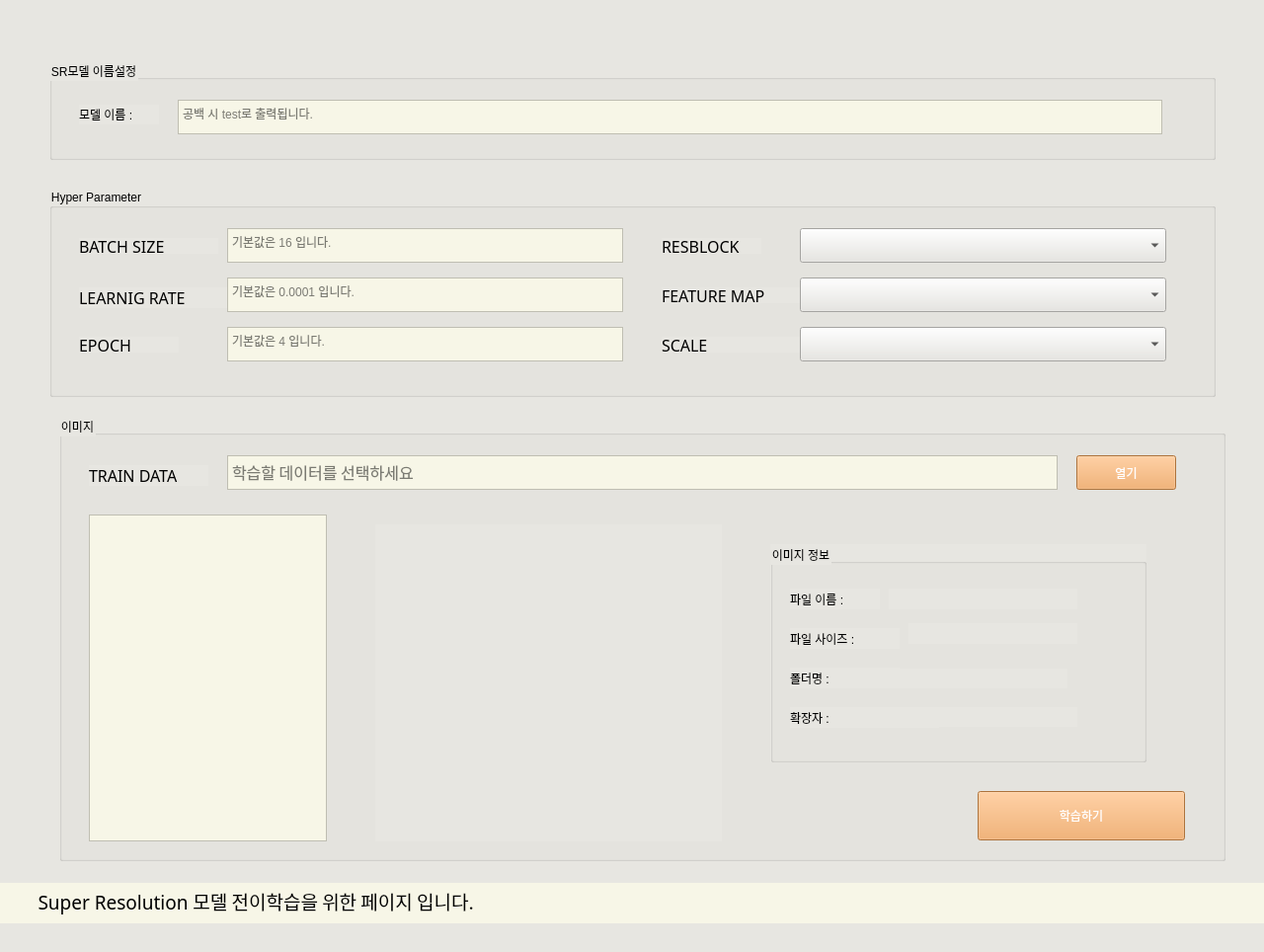
<?xml version="1.0" encoding="UTF-8"?>
<ui version="4.0">
 <class>MainWindow</class>
 <widget class="QMainWindow" name="MainWindow">
  <property name="enabled">
   <bool>true</bool>
  </property>
  <property name="geometry">
   <rect>
    <x>0</x>
    <y>0</y>
    <width>1280</width>
    <height>964</height>
   </rect>
  </property>
  <property name="sizePolicy">
   <sizepolicy hsizetype="Fixed" vsizetype="Fixed">
    <horstretch>0</horstretch>
    <verstretch>0</verstretch>
   </sizepolicy>
  </property>
  <property name="windowTitle">
   <string>MainWindow</string>
  </property>
  <property name="styleSheet">
   <string notr="true">font: 75 12pt &quot;나눔스퀘어라운드 Bold&quot;;
background-color:  #e7e6e1</string>
  </property>
  <widget class="QWidget" name="centralwidget">
   <widget class="QGroupBox" name="groupBox">
    <property name="geometry">
     <rect>
      <x>50</x>
      <y>61</y>
      <width>1181</width>
      <height>101</height>
     </rect>
    </property>
    <property name="title">
     <string>SR모델 이름설정</string>
    </property>
    <widget class="QLabel" name="label">
     <property name="geometry">
      <rect>
       <x>30</x>
       <y>45</y>
       <width>81</width>
       <height>20</height>
      </rect>
     </property>
     <property name="text">
      <string>모델 이름 : </string>
     </property>
    </widget>
    <widget class="QTextEdit" name="modelnametextEdit">
     <property name="geometry">
      <rect>
       <x>130</x>
       <y>40</y>
       <width>997</width>
       <height>35</height>
      </rect>
     </property>
     <property name="styleSheet">
      <string notr="true">background-color: #f7f6e7</string>
     </property>
     <property name="placeholderText">
      <string>공백 시 test로 출력됩니다.</string>
     </property>
    </widget>
   </widget>
   <widget class="QGroupBox" name="groupBox_2">
    <property name="geometry">
     <rect>
      <x>50</x>
      <y>191</y>
      <width>1181</width>
      <height>211</height>
     </rect>
    </property>
    <property name="title">
     <string>Hyper Parameter</string>
    </property>
    <widget class="QLabel" name="label_6">
     <property name="geometry">
      <rect>
       <x>30</x>
       <y>50</y>
       <width>141</width>
       <height>16</height>
      </rect>
     </property>
     <property name="font">
      <font>
       <family>나눔스퀘어라운드 Bold</family>
       <pointsize>12</pointsize>
       <weight>9</weight>
       <italic>false</italic>
       <bold>false</bold>
      </font>
     </property>
     <property name="styleSheet">
      <string notr="true"/>
     </property>
     <property name="text">
      <string>BATCH SIZE</string>
     </property>
    </widget>
    <widget class="QTextEdit" name="batchtextEdit">
     <property name="geometry">
      <rect>
       <x>180</x>
       <y>40</y>
       <width>401</width>
       <height>35</height>
      </rect>
     </property>
     <property name="styleSheet">
      <string notr="true">background-color: #f7f6e7</string>
     </property>
     <property name="placeholderText">
      <string>기본값은 16 입니다.</string>
     </property>
    </widget>
    <widget class="QLabel" name="label_23">
     <property name="geometry">
      <rect>
       <x>30</x>
       <y>100</y>
       <width>151</width>
       <height>21</height>
      </rect>
     </property>
     <property name="font">
      <font>
       <family>나눔스퀘어라운드 Bold</family>
       <pointsize>12</pointsize>
       <weight>9</weight>
       <italic>false</italic>
       <bold>false</bold>
      </font>
     </property>
     <property name="text">
      <string>LEARNIG RATE</string>
     </property>
    </widget>
    <widget class="QTextEdit" name="learningtextEdit">
     <property name="geometry">
      <rect>
       <x>180</x>
       <y>90</y>
       <width>401</width>
       <height>35</height>
      </rect>
     </property>
     <property name="styleSheet">
      <string notr="true">background-color: #f7f6e7</string>
     </property>
     <property name="placeholderText">
      <string>기본값은 0.0001 입니다.</string>
     </property>
    </widget>
    <widget class="QLabel" name="label_22">
     <property name="geometry">
      <rect>
       <x>30</x>
       <y>150</y>
       <width>101</width>
       <height>16</height>
      </rect>
     </property>
     <property name="font">
      <font>
       <family>나눔스퀘어라운드 Bold</family>
       <pointsize>12</pointsize>
       <weight>9</weight>
       <italic>false</italic>
       <bold>false</bold>
      </font>
     </property>
     <property name="text">
      <string>EPOCH</string>
     </property>
    </widget>
    <widget class="QTextEdit" name="epochtextEdit">
     <property name="geometry">
      <rect>
       <x>180</x>
       <y>140</y>
       <width>401</width>
       <height>35</height>
      </rect>
     </property>
     <property name="styleSheet">
      <string notr="true">background-color: #f7f6e7</string>
     </property>
     <property name="placeholderText">
      <string>기본값은 4 입니다.</string>
     </property>
    </widget>
    <widget class="QLabel" name="label_24">
     <property name="geometry">
      <rect>
       <x>620</x>
       <y>50</y>
       <width>101</width>
       <height>16</height>
      </rect>
     </property>
     <property name="font">
      <font>
       <family>나눔스퀘어라운드 Bold</family>
       <pointsize>12</pointsize>
       <weight>9</weight>
       <italic>false</italic>
       <bold>false</bold>
      </font>
     </property>
     <property name="text">
      <string>RESBLOCK</string>
     </property>
    </widget>
    <widget class="QLabel" name="label_25">
     <property name="geometry">
      <rect>
       <x>620</x>
       <y>100</y>
       <width>141</width>
       <height>16</height>
      </rect>
     </property>
     <property name="font">
      <font>
       <family>나눔스퀘어라운드 Bold</family>
       <pointsize>12</pointsize>
       <weight>9</weight>
       <italic>false</italic>
       <bold>false</bold>
      </font>
     </property>
     <property name="text">
      <string>FEATURE MAP</string>
     </property>
    </widget>
    <widget class="QLabel" name="label_26">
     <property name="geometry">
      <rect>
       <x>620</x>
       <y>150</y>
       <width>141</width>
       <height>16</height>
      </rect>
     </property>
     <property name="font">
      <font>
       <family>나눔스퀘어라운드 Bold</family>
       <pointsize>12</pointsize>
       <weight>9</weight>
       <italic>false</italic>
       <bold>false</bold>
      </font>
     </property>
     <property name="text">
      <string>SCALE</string>
     </property>
    </widget>
    <widget class="QComboBox" name="resblockcombobox">
     <property name="geometry">
      <rect>
       <x>760</x>
       <y>40</y>
       <width>371</width>
       <height>35</height>
      </rect>
     </property>
     <property name="cursor">
      <cursorShape>PointingHandCursor</cursorShape>
     </property>
    </widget>
    <widget class="QComboBox" name="featurecombobox">
     <property name="geometry">
      <rect>
       <x>760</x>
       <y>90</y>
       <width>371</width>
       <height>35</height>
      </rect>
     </property>
     <property name="cursor">
      <cursorShape>PointingHandCursor</cursorShape>
     </property>
    </widget>
    <widget class="QComboBox" name="scalecombobox">
     <property name="geometry">
      <rect>
       <x>760</x>
       <y>140</y>
       <width>371</width>
       <height>35</height>
      </rect>
     </property>
     <property name="cursor">
      <cursorShape>PointingHandCursor</cursorShape>
     </property>
    </widget>
   </widget>
   <widget class="QGroupBox" name="groupBox_3">
    <property name="geometry">
     <rect>
      <x>60</x>
      <y>421</y>
      <width>1181</width>
      <height>451</height>
     </rect>
    </property>
    <property name="title">
     <string>이미지</string>
    </property>
    <widget class="QLabel" name="label_4">
     <property name="geometry">
      <rect>
       <x>30</x>
       <y>50</y>
       <width>121</width>
       <height>21</height>
      </rect>
     </property>
     <property name="font">
      <font>
       <family>나눔스퀘어라운드 Bold</family>
       <pointsize>12</pointsize>
       <weight>9</weight>
       <italic>false</italic>
       <bold>false</bold>
      </font>
     </property>
     <property name="text">
      <string>TRAIN DATA</string>
     </property>
    </widget>
    <widget class="QTextEdit" name="traindatatextEdit">
     <property name="geometry">
      <rect>
       <x>170</x>
       <y>40</y>
       <width>841</width>
       <height>35</height>
      </rect>
     </property>
     <property name="font">
      <font>
       <family>나눔스퀘어라운드 Bold</family>
       <pointsize>12</pointsize>
       <weight>9</weight>
       <italic>false</italic>
       <bold>false</bold>
      </font>
     </property>
     <property name="styleSheet">
      <string notr="true">background-color: #f7f6e7</string>
     </property>
     <property name="html">
      <string>&lt;!DOCTYPE HTML PUBLIC &quot;-//W3C//DTD HTML 4.0//EN&quot; &quot;http://www.w3.org/TR/REC-html40/strict.dtd&quot;&gt;
&lt;html&gt;&lt;head&gt;&lt;meta name=&quot;qrichtext&quot; content=&quot;1&quot; /&gt;&lt;style type=&quot;text/css&quot;&gt;
p, li { white-space: pre-wrap; }
&lt;/style&gt;&lt;/head&gt;&lt;body style=&quot; font-family:'나눔스퀘어라운드 Bold'; font-size:12pt; font-weight:72; font-style:normal;&quot;&gt;
&lt;p style=&quot;-qt-paragraph-type:empty; margin-top:0px; margin-bottom:0px; margin-left:0px; margin-right:0px; -qt-block-indent:0; text-indent:0px; font-family:'Gulim'; font-size:9pt; font-weight:400;&quot;&gt;&lt;br /&gt;&lt;/p&gt;&lt;/body&gt;&lt;/html&gt;</string>
     </property>
     <property name="placeholderText">
      <string>학습할 데이터를 선택하세요</string>
     </property>
    </widget>
    <widget class="QPushButton" name="traindataButton">
     <property name="geometry">
      <rect>
       <x>1030</x>
       <y>40</y>
       <width>101</width>
       <height>35</height>
      </rect>
     </property>
     <property name="cursor">
      <cursorShape>PointingHandCursor</cursorShape>
     </property>
     <property name="styleSheet">
      <string notr="true">background-color:  #f2a154;
color: rgb(255, 255, 255);</string>
     </property>
     <property name="text">
      <string>열기</string>
     </property>
    </widget>
    <widget class="QLabel" name="createSRDataImg">
     <property name="geometry">
      <rect>
       <x>320</x>
       <y>110</y>
       <width>351</width>
       <height>321</height>
      </rect>
     </property>
     <property name="text">
      <string/>
     </property>
    </widget>
    <widget class="QTreeView" name="treeView">
     <property name="geometry">
      <rect>
       <x>30</x>
       <y>100</y>
       <width>241</width>
       <height>331</height>
      </rect>
     </property>
     <property name="styleSheet">
      <string notr="true">background-color: #f7f6e7</string>
     </property>
    </widget>
    <widget class="QGroupBox" name="groupBox_4">
     <property name="geometry">
      <rect>
       <x>720</x>
       <y>130</y>
       <width>381</width>
       <height>221</height>
      </rect>
     </property>
     <property name="title">
      <string>이미지 정보</string>
     </property>
     <widget class="QLabel" name="label_2">
      <property name="geometry">
       <rect>
        <x>20</x>
        <y>45</y>
        <width>91</width>
        <height>21</height>
       </rect>
      </property>
      <property name="text">
       <string>파일 이름 :</string>
      </property>
     </widget>
     <widget class="QLabel" name="label_5">
      <property name="geometry">
       <rect>
        <x>20</x>
        <y>85</y>
        <width>111</width>
        <height>21</height>
       </rect>
      </property>
      <property name="text">
       <string>파일 사이즈 :</string>
      </property>
     </widget>
     <widget class="QLabel" name="label_7">
      <property name="geometry">
       <rect>
        <x>20</x>
        <y>165</y>
        <width>151</width>
        <height>21</height>
       </rect>
      </property>
      <property name="text">
       <string>확장자 :</string>
      </property>
     </widget>
     <widget class="QLabel" name="label_8">
      <property name="geometry">
       <rect>
        <x>20</x>
        <y>125</y>
        <width>111</width>
        <height>21</height>
       </rect>
      </property>
      <property name="text">
       <string>폴더명 : </string>
      </property>
     </widget>
     <widget class="QLabel" name="imgWH">
      <property name="geometry">
       <rect>
        <x>140</x>
        <y>80</y>
        <width>171</width>
        <height>21</height>
       </rect>
      </property>
      <property name="text">
       <string/>
      </property>
     </widget>
     <widget class="QLabel" name="imgFN">
      <property name="geometry">
       <rect>
        <x>120</x>
        <y>45</y>
        <width>191</width>
        <height>21</height>
       </rect>
      </property>
      <property name="text">
       <string/>
      </property>
     </widget>
     <widget class="QLabel" name="imgCN">
      <property name="geometry">
       <rect>
        <x>100</x>
        <y>126</y>
        <width>201</width>
        <height>20</height>
       </rect>
      </property>
      <property name="text">
       <string/>
      </property>
     </widget>
     <widget class="QLabel" name="imgEX">
      <property name="geometry">
       <rect>
        <x>100</x>
        <y>165</y>
        <width>211</width>
        <height>20</height>
       </rect>
      </property>
      <property name="text">
       <string/>
      </property>
     </widget>
    </widget>
    <widget class="QPushButton" name="pushButton">
     <property name="geometry">
      <rect>
       <x>930</x>
       <y>380</y>
       <width>210</width>
       <height>50</height>
      </rect>
     </property>
     <property name="cursor">
      <cursorShape>PointingHandCursor</cursorShape>
     </property>
     <property name="styleSheet">
      <string notr="true">background-color:  #f2a154;
color: rgb(255, 255, 255);</string>
     </property>
     <property name="text">
      <string>학습하기</string>
     </property>
    </widget>
   </widget>
   <widget class="QTextEdit" name="description">
    <property name="geometry">
     <rect>
      <x>0</x>
      <y>894</y>
      <width>1291</width>
      <height>41</height>
     </rect>
    </property>
    <property name="font">
     <font>
      <family>나눔스퀘어라운드 Bold</family>
      <pointsize>12</pointsize>
      <weight>9</weight>
      <italic>false</italic>
      <bold>false</bold>
     </font>
    </property>
    <property name="styleSheet">
     <string notr="true">background-color: #f7f6e7; border: none;</string>
    </property>
    <property name="readOnly">
     <bool>true</bool>
    </property>
    <property name="html">
     <string>&lt;!DOCTYPE HTML PUBLIC &quot;-//W3C//DTD HTML 4.0//EN&quot; &quot;http://www.w3.org/TR/REC-html40/strict.dtd&quot;&gt;
&lt;html&gt;&lt;head&gt;&lt;meta name=&quot;qrichtext&quot; content=&quot;1&quot; /&gt;&lt;style type=&quot;text/css&quot;&gt;
p, li { white-space: pre-wrap; }
&lt;/style&gt;&lt;/head&gt;&lt;body style=&quot; font-family:'나눔스퀘어라운드 Bold'; font-size:12pt; font-weight:72; font-style:normal;&quot;&gt;
&lt;p style=&quot; margin-top:0px; margin-bottom:0px; margin-left:0px; margin-right:0px; -qt-block-indent:0; text-indent:0px;&quot;&gt;&lt;span style=&quot; font-size:14pt;&quot;&gt;       Super Resolution 모델 전이학습을 위한 페이지 입니다.&lt;/span&gt;&lt;/p&gt;&lt;/body&gt;&lt;/html&gt;</string>
    </property>
    <property name="placeholderText">
     <string/>
    </property>
   </widget>
  </widget>
  <widget class="QStatusBar" name="statusbar"/>
 </widget>
 <resources/>
 <connections/>
</ui>
